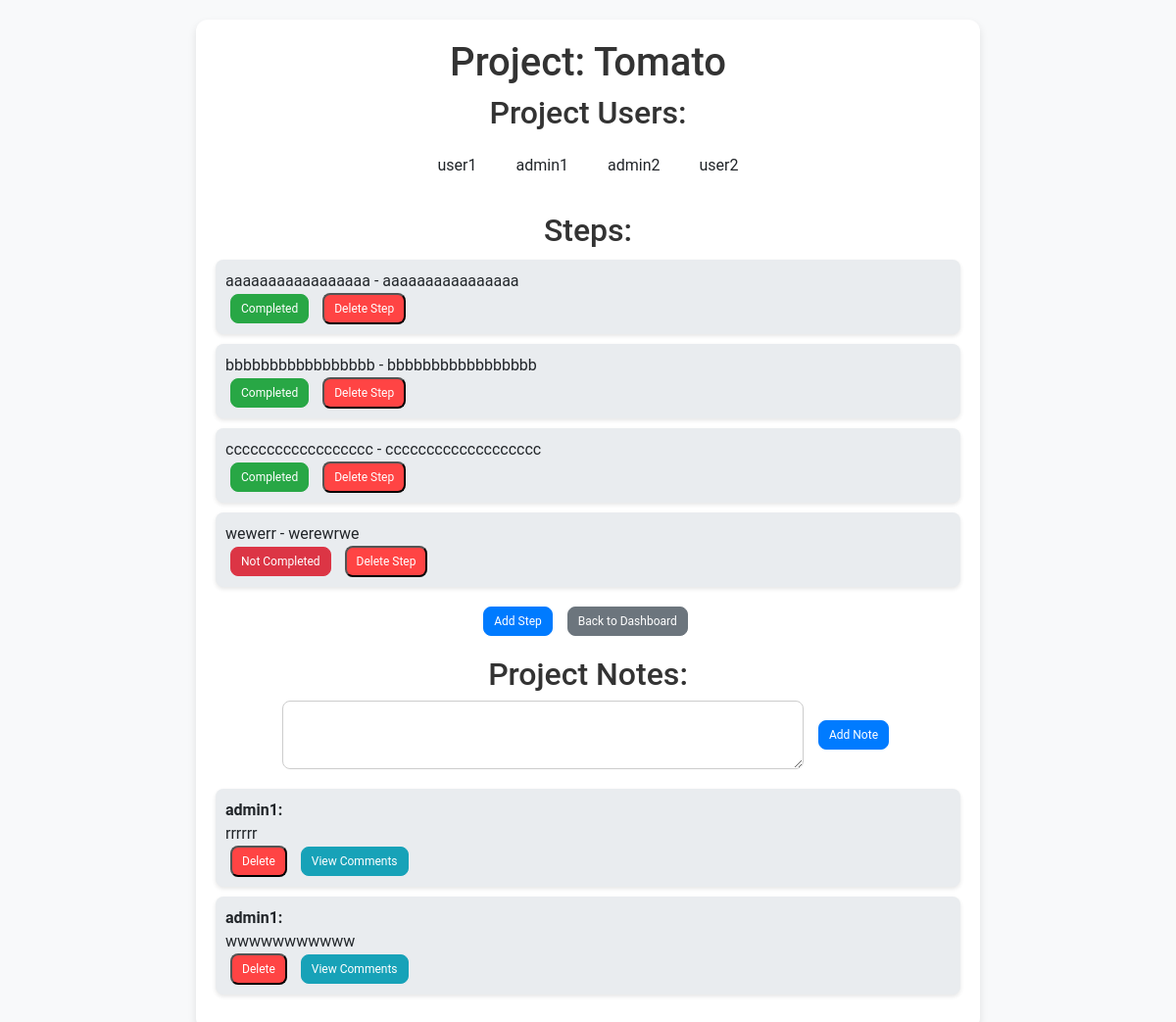
The app's page /project_details/4 (signed in) with its own data.
### app.py (models this page shows, shortened)
class Project(db.Model):
    id = db.Column(db.Integer, primary_key=True)
    name = db.Column(db.String(150), nullable=False)
    start_date = db.Column(db.Date, nullable=False)
    end_date = db.Column(db.Date, nullable=False)
    steps = db.relationship('Step', backref='project', lazy=True)
    users = db.relationship('User', secondary=project_users, lazy='subquery',
        backref=db.backref('projects', lazy=True))
    notes = db.relationship('ProjectNote', backref='project', lazy=True)

class User(UserMixin, db.Model):
    id = db.Column(db.Integer, primary_key=True)
    username = db.Column(db.String(150), unique=True, nullable=False)
    password_hash = db.Column(db.String(150), nullable=False)
    role = db.Column(db.String(50), nullable=False)

class Step(db.Model):
    id = db.Column(db.Integer, primary_key=True)
    name = db.Column(db.String(150), nullable=False)
    note = db.Column(db.Text, nullable=True)
    completed = db.Column(db.Boolean, default=False, nullable=False)
    project_id = db.Column(db.Integer, db.ForeignKey('project.id'), nullable=False)

class ProjectNote(db.Model):
    id = db.Column(db.Integer, primary_key=True)
    content = db.Column(db.Text, nullable=False)
    project_id = db.Column(db.Integer, db.ForeignKey('project.id'), nullable=False)
    user_id = db.Column(db.Integer, db.ForeignKey('user.id'), nullable=False)
    created_at = db.Column(db.DateTime, default=datetime.utcnow)
    user = db.relationship('User', backref=db.backref('notes', lazy=True))  # İlişki tanımı
    comments = db.relationship('Comment', backref='note', lazy=True)

### app.py (the view, shortened to what this page needs)
@app.route('/project_details/<int:project_id>', methods=['GET', 'POST'])
@login_required
def project_details(project_id):
    project = Project.query.get_or_404(project_id)
    return render_template('project_details.html', project=project)

### app.py (called while the page is built)
@login_manager.user_loader
def load_user(user_id):
    return db.session.get(User, int(user_id))

### templates/project_details.html (shortened to what this page needs)
<!DOCTYPE html>
<html lang="en">
<head>
    <link rel="stylesheet" href="https://stackpath.bootstrapcdn.com/bootstrap/4.5.2/css/bootstrap.min.css">
</head>
<body>
    <div class="container">
        <h1>Project: {{ project.name }}</h1>
        <div class="project-users">
            <h2>Project Users:</h2>
            <ul>
                {% for user in project.users %}
                <li>{{ user.username }}</li>
                {% endfor %}
            </ul>
        </div>
        <h2>Steps:</h2>
        <ul id="steps-list">
            {% for step in project.steps %}
            <li id="step-{{ step.id }}">
                <div class="step-content">
                    <span class="step-name">{{ step.name }} - {% if step.note %}{{ step.note }}{% else %}No Notes{% endif %}</span>
                    <div>
                        <button class="btn {% if step.completed %}btn-success{% else %}btn-danger{% endif %}" onclick="toggleCompletion({{ project.id }}, {{ step.id }})">
                            {% if step.completed %}Completed{% else %}Not Completed{% endif %}
                        </button>
                        <form action="{{ url_for('delete_step', project_id=project.id, step_id=step.id) }}" method="post" onsubmit="return confirm('Are you sure you want to delete this step?');" style="display: inline;">
                            <button type="submit" class="btn-delete">Delete Step</button>
                        </form>
                    </div>
                </div>
            </li>
            {% endfor %}
        </ul>
        <div class="action-buttons">
            <a href="{{ url_for('add_step', project_id=project.id) }}" class="btn btn-primary">Add Step</a>
            <a href="{{ url_for('dashboard') }}" class="btn btn-secondary">Back to Dashboard</a>
        </div>
        <div class="project-notes">
            <h2>Project Notes:</h2>
            {% if current_user.role == 'admin' %}
            <form action="{{ url_for('project_details', project_id=project.id) }}" method="POST">
                <textarea name="note" rows="2" required maxlength="200"></textarea>
                <button type="submit" class="btn btn-primary">Add Note</button>
            </form>
            {% endif %}
            <ul>
                {% for note in project.notes %}
                <li>
                    <strong>{{ note.user.username }}:</strong> {{ note.content }}
                    <div>
                        {% if current_user.role == 'admin' %}
                        <form action="{{ url_for('delete_note', note_id=note.id) }}" method="POST" style="display: inline;">
                            <button type="submit" class="btn-delete">Delete</button>
                        </form>
                        {% endif %}
                        <button onclick="toggleComments({{ note.id }})" class="btn btn-info">View Comments</button>
                    </div>
                </li>
                {% endfor %}
            </ul>
        </div>
    </div>
</body>
</html>

### templates/project_details.html (style rules this page uses)
body { font-family: 'Roboto', sans-serif; background-color: #f8f9fa; margin: 0; padding: 20px; display: flex; justify-content: center; align-items: center; min-height: 100vh; }
.container { width: 100%; max-width: 800px; background: white; padding: 20px; border-radius: 12px; box-shadow: 0 4px 8px rgba(0,0,0,0.1); }
h1, h2 { color: #333; text-align: center; }
ul { list-style: none; padding: 0; }
li { padding: 10px; margin: 10px 0; background: #e9ecef; border-radius: 8px; box-shadow: 0 2px 4px rgba(0,0,0,0.1); display: flex; justify-content: space-between; align-items: center; transition: background 0.3s; }
.btn, .btn-delete, .btn-success, .btn-danger, .btn-info { margin: 0 5px; padding: 5px 10px; text-decoration: none; border-radius: 8px; text-align: center; transition: background 0.3s; color: white; font-size: 12px; }
.btn-info { background-color: #17a2b8; }
.btn-success { background-color: #28a745; }
.btn-danger { background-color: #dc3545; }
.btn-primary { background-color: #007bff; }
.btn-delete { background-color: #ff4444; }
a { color: #007bff; text-decoration: none; transition: color 0.3s; }
.action-buttons { display: flex; justify-content: center; margin-top: 20px; }
.action-buttons a { margin-right: 10px; }
.project-users { margin-bottom: 20px; text-align: center; }
.project-users ul { display: flex; flex-wrap: wrap; justify-content: center; padding: 0; }
.project-users li { margin: 5px 10px; background: none; box-shadow: none; }
.project-notes { margin-top: 20px; }
.project-notes form { display: flex; justify-content: center; align-items: center; margin-bottom: 20px; }
.project-notes form textarea { width: 70%; padding: 10px; border-radius: 8px; border: 1px solid #ccc; margin-right: 10px; }
.project-notes ul { list-style: none; padding: 0; }
.project-notes li { display: flex; flex-direction: column; justify-content: space-between; align-items: flex-start; padding: 10px; background: #e9ecef; border-radius: 8px; margin-bottom: 10px; box-shadow: 0 2px 4px rgba(0,0,0,0.1); }

### records on screen
Project: name "Tomato"
User: username "user1"
User: username "admin1"
User: username "admin2"
User: username "user2"
Step: name "aaaaaaaaaaaaaaaaa", note "aaaaaaaaaaaaaaaa", completed "Completed"
Step: name "bbbbbbbbbbbbbbbbb", note "bbbbbbbbbbbbbbbbb", completed "Completed"
Step: name "cccccccccccccccccc", note "ccccccccccccccccccc", completed "Completed"
Step: name "wewerr", note "werewrwe", completed "Not Completed"
ProjectNote: user.username "admin1", content "rrrrrr"
ProjectNote: user.username "admin1", content "wwwwwwwwwww"
